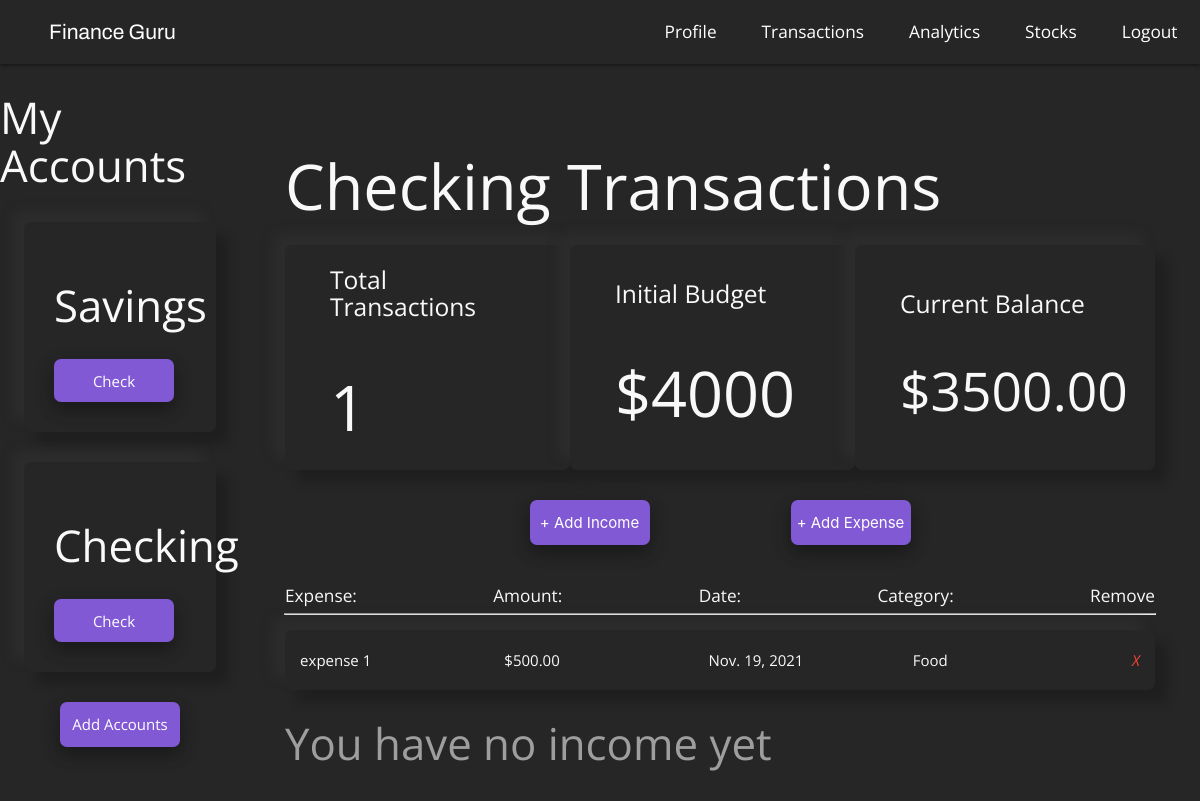
/checking/transactions (signed in), run on the app's committed database.
### budget/models.py (models this page shows, shortened)
class Project(models.Model):
    name = models.CharField(max_length=100)
    slug = models.SlugField(max_length=100, unique=True, blank=True)
    budget = models.IntegerField()
    def budget_left(self):
        expense_list = Expense.objects.filter(project=self)
        income_list = Income.objects.filter(project=self)
        total_expense_amount = 0
        total_income_amount = 0
        for expense in expense_list:
            total_expense_amount += expense.amount
        for income in income_list:
            total_income_amount += income.amount
        return self.budget - total_expense_amount + total_income_amount
    def total_transactions(self):
        income_list = Income.objects.filter(project=self)
        expense_list = Expense.objects.filter(project=self)
        return len(expense_list) + len(income_list)

class Expense(models.Model):
    project = models.ForeignKey(Project, on_delete = models.CASCADE, related_name = 'expenses')
    title = models.CharField(max_length=100)
    amount = models.DecimalField(max_digits=8, decimal_places=2)
    date = models.DateField(("Date"), default=datetime.date.today)
    type = 'expense'
    category = models.CharField( max_length = 20, choices = SELECT_CATEGORY_CHOICES , default ='Food')
    class Meta:
        ordering = ('-amount',)

### budget/views.py (the view, shortened to what this page needs)
# urls.py: path('<slug:project_slug>/transactions', views.transactions, name = 'transactions'),
@login_required()
def transactions(request, project_slug):
    project_list = Project.objects.all()
    project = get_object_or_404(Project, slug=project_slug)
    if request.method == "GET":
        return render(request, 'budget/transactions.html', {'project': project, 'project_list': project_list, 'expense_list': project.expenses.all(), 'income_list': project.income.all()})
    elif request.method == 'DELETE':
        id = json.loads(request.body)['id']
        expense = get_object_or_404(Expense, id=id)
        expense.delete()
        return HttpResponse('')

### budget/templates/budget/transactions.html (shortened to what this page needs)
{% extends 'budget/base.html' %}
{% block content %}
{% include "./header.html" %}
<div class = "transactions-section">
    <h1>{{ project.name }} Transactions</h1>
    <section class="profile-stats">
        <div class = "stat-card">
            <h5>Total Transactions</h6>
            <h1>{{ project.total_transactions }}</h1>
        </div>
        <div class = "stat-card">
            <h5>Initial Budget</h6>
            <h1>${{ project.budget }}</h1>
        </div>
        <div class = "stat-card">
            <h5>Current Balance</h6>
            {% if project.budget_left > 0 %}
                <h2>${{ project.budget_left }}</h2>
            {% elif project.budget_left == 0 %}
                <h2>${{ project.budget_left }}</h2>
            {% else %}
                <h2>${{ project.budget_left }}</h2>
            {% endif %}
        </div>
    </section>
    <section class = "section-expenses">
        <div class="button-row">
            <button class="modal-trigger account-button" id = "income-trigger" href = "#expenseModal" onClick = "incomeFunction()">+ Add Income</button>
            <button class="modal-trigger account-button" id = "expense-trigger" href = "#expenseModal" onClick = "expenseFunction()">+ Add Expense</button>
        </div>
        <div class="expense-row">
            <div class = 'expense-title'>
                <h6>Expense:</h6>
            </div>
            <div class = 'expense-title'>
                <h6>Amount:</h6>
            </div>
            <div class = 'expense-title'>
                <h6>Date:</h6>
            </div>
            <div class = 'expense-title'>
                <h6>Category:</h6>
            </div>
            <div class = 'expense-title'>
                <h6>Remove</h6>
            </div>
        </div>
        <hr/>
        <ul class="expense-list">
            {% for expense in expense_list %}
            <li>
                <div class="expense-col">
                    <spanc>{{ expense.title }}</span>
                </div>
                <div class="expense-col">
                    <spanc>${{ expense.amount }}</span>
                </div>
                <div class="expense-col">
                    <spanc>{{ expense.date }}</span>
                </div>
                <div class="expense-col">
                    <spanc>{{ expense.category }}</span>
                </div>
                <a class = "close-icon" name = "action" value = "expense" onclick = "deleteExpense(this), window.location.reload();" data-id = "{{ expense.id }}">
                    <i class="red-text right">X</i>
                </a>
            </li>
            {% empty %}
            <div class = "">
                <h3>You have no expenses yet</h3>
            </div>
            {% endfor %}
            {% for income in income_list %}
            <li>
                <div class="expense-col">
                    <spanc>{{ income.title }}</span>
                </div>
                <div class="expense-col">
                    <spanc>${{ income.amount }}</span>
                </div>
                <div class="expense-col">
                    <spanc>{{ income.date }}</span>
                </div>
                <div class="expense-col">
                    <spanc>{{ income.category }}</span>
                </div>
                <a class = "close-icon"  name = "action" value = "income" onclick = "deleteIncome(this), window.location.reload();"data-id = "{{ income.id }}">
                    <i class="red-text right">X</i>
                </a>
            </li>
            {% empty %}
            <div class = "">
                <h3 class='grey-text'>You have no income yet</h3>
            </div>
            {% endfor %}
        </ul>
    </section>
</div>
{% endblock %}

### budget/templates/budget/header.html (shortened to what this page needs)
{% extends 'budget/base.html' %}
{% load static %}
{% block content %}
<nav class = 'nav-dec'>
    <a href="{% url 'list' %}" class = "logo">
        <p>Finance Guru</p>
    </a>
    <div class = "nav-links">
        <a href="{% url 'profile' project.slug %}">Profile</a>
        <a href="{% url 'transactions' project.slug %}">Transactions</a>
        <a href="{% url 'analytics' project.slug %}">Analytics</a>
        <a href="{% url 'stocks' project.slug %}">Stocks</a>
        <a href="{% url 'logout' %}">Logout</a>
    </div>
</nav>
<div class = 'left-nav'>
    <h3>My Accounts</h3>
    <div class="project-list">
        {% for project in project_list %}
            <div class="project-card">
                <h3>{{ project.name }}</h3>
                <a href="{% url 'profile' project.slug %}" class="account-button">Check</a>
            </div>
        {% endfor %}
    </div>
    <a href="../add" class="account-button">
        <span>Add Accounts</span>
    </a>
</div>
{% endblock %}

### budget/static/css/styles.css (style rules this page uses)
* { box-sizing: border-box; margin: 0; padding: 0; }
html { background-color: #262626; }
body { color: rgb(249, 249, 249); font-family: 'Open Sans', sans-serif; }
h1 { font-size: 3rem; }
.nav-dec { background-color: #262626; display: flex; justify-content: space-between; align-items: center; width: 100%; margin-right: 2rem; }
.logo { display: flex; justify-content: space-around; align-items: center; width: 15%; margin-left: 2rem; z-index: 100; }
.logo p { font-size: 1.4rem; font-family: 'Archivo', sans-serif; }
.nav-links { display: flex; justify-content: center; align-items: center; z-index: 99; }
.nav-dec a { margin: 0 1.5rem; font-size: 1.15rem; }
.left-nav { display: flex; flex-direction: column; justify-content: center; align-items: center; width: 20%; position: absolute; }
.left-nav .project-list { width: 100%; display: flex; flex-direction: column; justify-content: center; align-items: center; margin-bottom: 1rem; }
.left-nav .project-card { display: flex; flex-direction: column; justify-content: center; align-items: flex-start; width: 80%; height: 14rem; background-color:#262626; box-shadow: -12px -12px 12px 0 rgba(58, 58, 58, 0.3),12px 12px 12px 0 rgba(0,0,0,.2); border-radius: 7px; margin: 1rem 0; padding: 2rem; }
.left-nav .project-card h3 { margin-bottom: 2rem; }
hr { width: 100%; }
.account-button { display: flex; justify-content: center; align-items: center; background-color: rgba(153, 102, 255, 0.8); outline: none; width: 8rem; height: 3rem; border: none; border-radius: 7px; color:rgb(255, 255, 255); transition: 0.3s ease; box-shadow: 0 8px 16px 0 rgba(0,0,0,0.2), 0 6px 20px 0 rgba(0,0,0,0.19); }
.section-expenses { width: 100%; display: flex; flex-direction: column; justify-content: center; align-items: center; }
.section-expenses .expense-list { width: 100%; }
.section-expenses li { width: 100%; display: flex; justify-content: space-around; align-items: center; background-color:#262626; box-shadow: -12px -12px 12px 0 rgba(58, 58, 58, 0.3),12px 12px 12px 0 rgba(0,0,0,.2); border-radius: 7px; height: 3rem; margin: 1rem 0; padding: 2rem 0; }
.section-expenses .expense-col { width: 20%; }
.transactions-section { display: flex; flex-direction: column; position: relative; left: 20%; width: 80%; padding: 3rem; overflow: hidden; }
.transactions-section .profile-stats { display: flex; justify-content: space-around; align-items: center; width: 100%; }
.transactions-section .stat-card { display: flex; flex-direction: column; justify-content: center; align-items: space-around; padding: 3rem; background-color: #262626; box-shadow: -12px -12px 12px 0 rgba(58, 58, 58, 0.3),12px 12px 12px 0 rgba(0,0,0,.2); border-radius: 7px; width: 20rem; height: 15rem; }
.section-expenses .button-row { width: 60%; display: flex; justify-content: space-around; align-items: center; margin: 2rem 0; }
.section-expenses .expense-row { width: 100%; display: flex; justify-content: space-between; align-items: center; }
.section-expenses hr { width: 100%; }

### data on the page
Project: name "Savings"
Project: name "Checking", total_transactions "1", budget "4000", budget_left "3500.00"
Expense: title "expense 1", amount "500.00", date "Nov. 19, 2021", category "Food"
